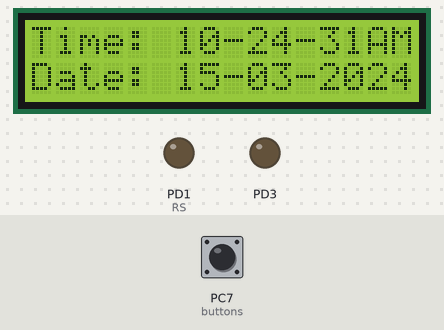
A program run on a simulated ATmega32, built with avr-gcc and emulated at 16 MHz. Parts: 16×2 character LCD, output pins drawn as LEDs (lit = HIGH). Wiring (inferred from the names in the program): DS1307 clock at I2C address 0x68. Wiring (inferred from the signals the program sends): character LCD (HD44780): RS PD0; E PD2; data PD4, PD5, PD6, PD7. The inputs (shaded band) are chosen by the test bench; at power-on: PC7 (buttons) HIGH. The local clock reads 2024-03-15 10:24:30 at power-on unless the program sets it; pins used as bus, display or sensor lines are not drawn.

Above: at 1.3 s.
1.4 s: PC7 (buttons) pulled LOW for 0.15 s
At 2.4 s:
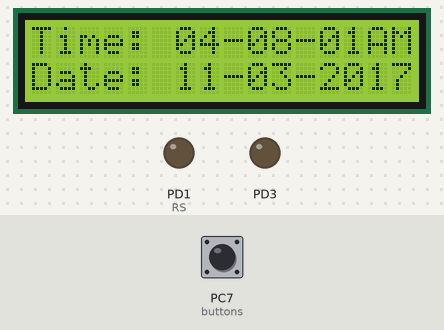
3.5 s: PC7 (buttons) pulled LOW for 1 s
At 4.4 s:
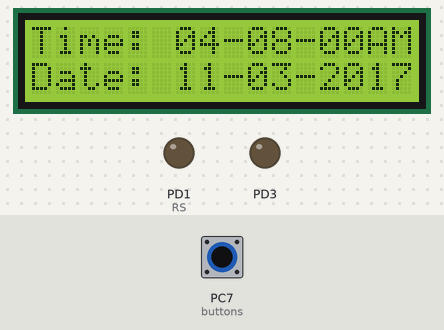
Timing chart, 0 to 6.5 s (numbered marks = the images above; inputs shaded):
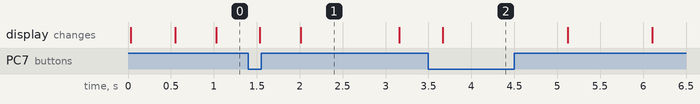

The program:

main.c
```c
/*
 * RTC.DS1307.c
 *
 * Created: 02/23/17 05:32:23 PM
 * Author : Hoang Thien Tran
 */

#define F_CPU 16000000UL

#include "src/lcd4bit.h"
#include "src/DS1307.h"

int main(void)
{
	PORTC |= (1<<7);	//pull-up for buttons

	Lcd4_Ini();
	Lcd4_Clear();
	RTCIni();

	Lcd4_SetString("RTC in running");
	_delay_ms(500);

	TCCR0 |= (1<<CS02)|(1<<CS00);	//Use for timer interrupt to update LCD
	TIMSK |= (1<<TOIE0);
	sei();

	timevalue[0]=Dec2BCD(Sec);
	timevalue[1]=Dec2BCD(Min);
	if(Mode!=0) timevalue[2]=Dec2BCD(Hour)|(Mode<<6)|(AmPm<<5);
	else timevalue[2]=Dec2BCD(Hour);
	timevalue[3]=Dec2BCD(Day);
	timevalue[4]=Dec2BCD(Date);
	timevalue[5]=Dec2BCD(Month);
	timevalue[6]=Dec2BCD(Year);

	storedvalue[0]=timevalue[0];
	storedvalue[1]=timevalue[1];
	storedvalue[2]=timevalue[2];
	storedvalue[3]=timevalue[3];
	storedvalue[4]=timevalue[4];
	storedvalue[5]=timevalue[5];
	storedvalue[6]=timevalue[6];

	RTCIni();
	RTCRead(0x00,7);
	Display();
    while (1)
	{
		if (bit_is_clear(PINC,7))
		{
			RTCWrite(0x00,storedvalue,7);
			_delay_ms(300);
		}
	}
}
```

DS1307.c
```c
/*
 * DS1307.c
 *
 * Created: 03/16/17 02:31:37 PM
 *  Author: Hoang Thien Tran
 */

#include "DS1307.h"

volatile uint8_t Sec=0,Min=8,Hour=16,Day=1,Date=11,Month=3,Year=17,Mode=1,AmPm=0;
volatile uint8_t counter=0;

void RTCIni()	//Initialize TWI for DS1307
{
	TWBR = 103;							//Bit rate
	TWSR &= ~((1<<TWPS1)|(1<<TWPS0));	//Set pre-scaler=1
	}

char RTCWrite(uint8_t initial_address,volatile uint8_t *data, uint8_t length)	//Write to a desired blocks of bytes
{
	uint8_t i;
	do
	{
		TWCR |= (1<<TWINT)|(1<<TWSTA)|(1<<TWEN);	//Reset INT flag, toggle STArt Condition, TWI ENable
		while(!((TWCR>>TWINT)&1));					//Poll Till Done (till TWINT=1)
		if((TWSR & 0xF8) != 0x08)					//Check status if STArt Condition is sent
			return 0;

		TWDR=0b11010000;							//Write SLA+W DS1307 (Device address is 1101)

		TWCR=(1<<TWINT)|(1<<TWEN);					//Initiate Transfer (Clear TWINT, TWI ENable)
		while(!((TWCR>>TWINT)&1));					//Poll Till Done
	}
	while((TWSR & 0xF8) != 0x18);					//Looping till receiving ACK from Slave successfully

	TWDR=initial_address;							//Write address for modification
	TWCR=(1<<TWINT)|(1<<TWEN);						//Initiate Transfer
	while(!((TWCR>>TWINT)&1));						//Poll Till Done
	if((TWSR & 0xF8) != 0x28)						//Check status if SLA is sent
		return 0;

	for(i=0;i<length;i++)
	{
		TWDR=data[i];								//Write data
		TWCR=(1<<TWINT)|(1<<TWEN);					//Initiate Transfer
		while(!((TWCR>>TWINT)&1));					//Poll Till Done
		if((TWSR & 0xF8) != 0x28)					//Check status
			return 0;
	}

	TWCR=(1<<TWINT)|(1<<TWEN)|(1<<TWSTO);			//Put STOp Condition on bus

	return 1;										//Return TRUE - Write successfully
}

char RTCRead(uint8_t initial_address, uint8_t length)	//---Random address bit---
{
	uint8_t i;

	do	//Master acts as Sender to send out a slave address
	{
		TWCR=(1<<TWINT)|(1<<TWSTA)|(1<<TWEN);	//Reset INT flag, toggle STArt Condition, TWI ENable
		while(!(TWCR & (1<<TWINT)));			//Poll Till Done
		if((TWSR & 0xF8) != 0x08)				//Check status
			return 0;

		TWDR=0b11010000;						//Write SLA+W DS1307 (Device address is 1101)
		TWCR=(1<<TWINT)|(1<<TWEN);				//Initiate Transfer
		while(!(TWCR & (1<<TWINT)));			//Poll Till Done
	}
	while((TWSR&0xF8) != 0x18);					//Looping till receiving ACK from Slave successfully

	TWDR=initial_address;						//Write address for modification
	TWCR=(1<<TWINT)|(1<<TWEN);					//Initiate Transfer
	while(!((TWCR>>TWINT)&1));					//Poll Till Done
	if((TWSR & 0xF8) != 0x28)					//Check status if memory address is sent
		return 0;

	//*************************DUMMY WRITE SEQUENCE END **********************

	TWCR=(1<<TWINT)|(1<<TWSTA)|(1<<TWEN);		//Put Re-Start Condition on TWI Bus
	while(!(TWCR & (1<<TWINT)));				//Poll Till Done
	if((TWSR & 0xF8) != 0x10)					//Check status
		return 0;

	TWDR=0b11010001;							//Write SLA+R DS1307 (Device address is 1101)
	TWCR=(1<<TWINT)|(1<<TWEN);					//Initiate Transfer
	while(!(TWCR & (1<<TWINT)));				//Poll Till Done
	if((TWSR & 0xF8) != 0x40)					//Check status
		return 0;

	for(i=0;i<length-1;i++)
	{
		TWCR=(1<<TWINT)|(1<<TWEN)|(1<<TWEA);	//Now enable Reception of data by clearing TWINT
		while(!(TWCR & (1<<TWINT)));			//Wait till done
		if((TWSR & 0xF8) != 0x50)				//Check status
			return 0;
		timevalue[i]=TWDR;						//Read the first length data and store in "encoded"
	}

	TWCR=(1<<TWINT)|(1<<TWEN);					//Now enable Reception of data by clearing TWINT
	while(!(TWCR & (1<<TWINT)));				//Wait till done
	if((TWSR & 0xF8) != 0x58)					//Check status
		return 0;
	timevalue[length-1]=TWDR;						//Read the last data and store in "encoded"

	TWCR=(1<<TWINT)|(1<<TWEN)|(1<<TWSTO);		//Put Stop Condition on bus

	return 1;									//Successfully done
}

uint8_t BCD2Dec(uint8_t BCD)
{
	uint8_t Low,High;
	Low = BCD&0x0F;
	High = (BCD>>4)*10;
	return (High+Low);
}

uint8_t Dec2BCD(uint8_t Dec)
{
	uint8_t Low,High;
	Low = Dec%10;
	High = (Dec/10)<<4;
	return (High+Low);
}

void Display()
{
	Sec = BCD2Dec(timevalue[0]&0x7F);
	Min = BCD2Dec(timevalue[1]&0x7F);
	if(Mode!=0) Hour = BCD2Dec(timevalue[2]&0x1F);	//Mode 12h
	else		Hour = BCD2Dec(timevalue[2]&0x3F);	//mode 24h
	Date = BCD2Dec(timevalue[4]);
	Month = BCD2Dec(timevalue[5]);
	Year = BCD2Dec(timevalue[6]);

	Lcd4_Clear();

	Lcd4_SetString("Time: ");
	sprintf(displayLCD,"%i",Hour);
	Lcd4_Cursor(1,7);	if(Hour<10)	Lcd4_SetChar(48);	Lcd4_SetString(displayLCD);	Lcd4_Cursor(1,9);	Lcd4_SetChar(45);
	sprintf(displayLCD,"%i",Min);
	Lcd4_Cursor(1,10);	if(Min<10)	Lcd4_SetChar(48);	Lcd4_SetString(displayLCD);	Lcd4_Cursor(1,12);	Lcd4_SetChar(45);
	sprintf(displayLCD,"%i",Sec);
	Lcd4_Cursor(1,13);	if(Sec<10)	Lcd4_SetChar(48);	Lcd4_SetString(displayLCD);
	if (Mode!=0)
	{
		Lcd4_Cursor(1,15);
		if(bit_is_set(timevalue[2],5))	Lcd4_SetString("PM");	//"PM"
		else Lcd4_SetString("AM");	//"AM"
	}

	Lcd4_Cursor(2,1);
	Lcd4_SetString("Date: ");
	sprintf(displayLCD,"%i",Date);
	Lcd4_Cursor(2,7);	if(Date<10)	Lcd4_SetChar(48);	Lcd4_SetString(displayLCD);	Lcd4_Cursor(2,9);	Lcd4_SetChar(45);
	sprintf(displayLCD,"%i",Month);
	Lcd4_Cursor(2,10);	if(Month<10)	Lcd4_SetChar(48);	Lcd4_SetString(displayLCD);	Lcd4_Cursor(2,12);	Lcd4_SetChar(45);
	Lcd4_SetString("20");
	sprintf(displayLCD,"%i",Year);
	Lcd4_Cursor(2,15);	if(Year<10)	Lcd4_SetChar(48);	Lcd4_SetString(displayLCD);
}

ISR(TIMER0_OVF_vect)		//update the display every second
{
	counter++;
	if (counter>=10)
	{
		RTCRead(0x00,7);
		if (BCD2Dec(timevalue[0])!=Sec)
		{
			Sec=BCD2Dec(timevalue[0]&0x7F);
			sprintf(displayLCD,"%i",Sec);
			if (Sec<10)
			{
				Lcd4_Cursor(1,13);	Lcd4_SetChar(48);
				Lcd4_Cursor(1,14);	Lcd4_SetChar(45);
				Lcd4_Cursor(1,14);	Lcd4_SetString(displayLCD);
			}
			else
			{
				Lcd4_Cursor(1,13);	Lcd4_SetChar(45);
				Lcd4_Cursor(1,13);	Lcd4_SetString(displayLCD);
			}
			if(Sec==0) Display();
		}
		counter=0;
	}
}
```

DS1307.h
```c
/*
 * DS1307.h
 *
 * Created: 02/23/17 05:33:38 PM
 *  Author: Hoang Thien Tran
 */


#ifndef DS1307_H_
#define DS1307_H_

#include <avr/io.h>
#include <avr/interrupt.h>
#include <stdio.h>

volatile uint8_t Sec,Min,Hour,Day,Date,Month,Year,Mode,AmPm;
volatile uint8_t timevalue[7],storedvalue[7];
char displayLCD[2];
volatile uint8_t counter;

void RTCIni();	//Initialize TWI for DS1307
char RTCWrite(uint8_t initial_address,volatile uint8_t *data, uint8_t length);	//Write to a desired blocks of bytes
char RTCRead(uint8_t initial_address, uint8_t length);	//---Random address bit---
uint8_t BCD2Dec(uint8_t BCD);
uint8_t Dec2BCD(uint8_t Dec);
void Display();

#endif
```

lcd4bit.c
```c
/*
 * lcd4bit.c
 *
 * Created: 03/16/17 01:58:39 PM
 *  Author: Hoang Thien Tran
 */

#include "lcd4bit.h"

void Lcd4_Write_Instruction()
{
	LCD_DATA &= ~RS;
	_delay_us(delay_time);
	LCD_DATA &= ~RW;
	_delay_us(delay_time);
}
void Lcd4_Write_Data()
{
	LCD_DATA |= RS;
	_delay_us(delay_time);
	LCD_DATA &= ~RW;
	_delay_us(delay_time);
}
void Lcd4_Execute(uint8_t data)					//Load data to the LCD
{
	if(data & 1) LCD_DATA|=(1<<4);	//1 = 0b00000001
	else LCD_DATA&=~(1<<4);
	if(data & 2) LCD_DATA|=(1<<5);	//1 = 0b00000010
	else LCD_DATA&=~(1<<5);
	if(data & 4) LCD_DATA|=(1<<6);	//1 = 0b00000100
	else LCD_DATA&=~(1<<6);
	if(data & 8) LCD_DATA|=(1<<7);	//1 = 0b00001000
	else LCD_DATA&=~(1<<7);

	LCD_DATA |= E;	//Execute instruction
	_delay_us(delay_time);
	LCD_DATA &= ~E;
	_delay_us(delay_time);

}
void Lcd4_Cmd(uint8_t cmd)						//Send a command
{
	Lcd4_Write_Instruction();
	Lcd4_Execute(cmd>>4);
	Lcd4_Execute(cmd&0x0F);
}

//----------Main functions for use----------//
void Lcd4_Clear()								//Clear screen
{
	Lcd4_Cmd(1);
	_delay_ms(2);
}
void Lcd4_Cursor(uint8_t row, uint8_t column)	//Set DDRAM(cursor) address --- 0b1(ADD6:0)
{
	char temp;
	if(row == 1)
	{
		temp = 0b10000000 + (column-1);
		Lcd4_Cmd(temp);
	}
	else if(row == 2)
	{
		temp = 0b11000000 + (column-1);
		Lcd4_Cmd(temp);
	}
}
void Lcd4_Ini(void)								//Initialize LCD
{
	LCD_DDR = 0xFF;
	//----------Reset process from data sheet----------//
	_delay_ms(20);	//Wait for more than 15ms after VCC=4.5V
	Lcd4_Cmd(0x03);
	_delay_ms(5);	//Wait for more than 4.1ms
	Lcd4_Cmd(0x03);
	_delay_ms(1);	//Wait for more than 100us
	Lcd4_Cmd(0x03);
	//--------------------//
	Lcd4_Cmd(0x02);	//Function set: 4bit
	Lcd4_Cmd(0x28);	//Function set: 4bit, 2 lines, 5x8 font		---	0b001DNF** (D:data length,N:no. of line,F:font)
	Lcd4_Cmd(0x0C); //Display control: display ON	--- 0b00001DCB (D:display,C:cursor,B:blinking)
	Lcd4_Cmd(0x06); //Entry mode set: increment, no accompany	--- 0b000001IS (I:increment/decrement,S:acc. display shift)
}
void Lcd4_SetChar(char character)				//Send a single character
{
	Lcd4_Write_Data();

	Lcd4_Execute(character>>4); //Data transfer
	Lcd4_Execute(character&0x0F);
}
void Lcd4_SetString(char *pStr)					//Send a string
{
	while(*pStr>0) //Whenever pointer gets to the end, *pStr = 0
	Lcd4_SetChar(*pStr++); //Send individual char and increase pointer address
}
```

lcd4bit.h
```c
/*
 * lcd4bit.h
 *
 * Created: 02/07/17 02:51:47 PM
 * Author : Hoang Thien Tran
 */

#ifndef LCD4BIT_H_
#define LCD4BIT_H_

#define F_CPU 16000000UL

#include <avr/io.h>
#include <util/delay.h>

#define LCD_DATA	PORTD		//Choose the port that suits your needs
#define LCD_DDR		DDRD
#define RS	1					//PB0  binary equivalent of pin number
#define RW	2					//PB1
#define E	4					//PB2

#define delay_time 50			//Default delay time for most instructions

extern void Lcd4_Write_Instruction();
extern void Lcd4_Write_Data();
extern void Lcd4_Execute(uint8_t data);				//Load data to the LCD
extern void Lcd4_Cmd(uint8_t cmd);						//Send a command
//----------Main functions for use----------//
extern void Lcd4_Clear();								//Clear screen
extern void Lcd4_Cursor(uint8_t row, uint8_t column);	//Set DDRAM(cursor) address --- 0b1(ADD6:0)
extern void Lcd4_Ini(void);							//Initialize LCD
extern void Lcd4_SetChar(char character);				//Send a single character
extern void Lcd4_SetString(char *pStr);				//Send a string

#endif
```

Measured:
- what the display in image 1 shows lasts 1.2 s, from 2.0 s to 3.2 s
